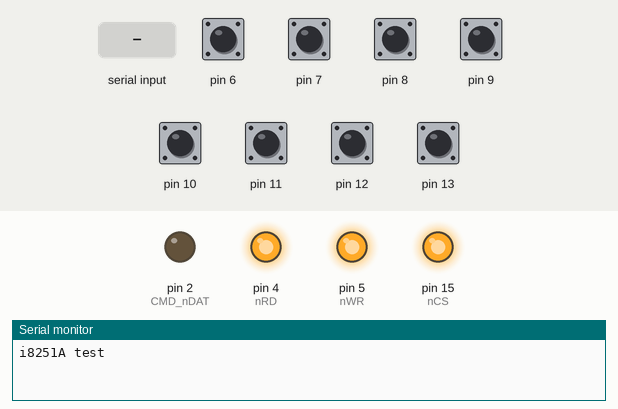
Recording of a sketch running on a simulated Arduino Uno, built with avr-gcc and run on an emulated ATmega328P. On the bench: output pins drawn as LEDs (lit = HIGH), the last lines printed to the serial monitor. The test bench sets the inputs (shaded band); at power-on: pin 6–13 HIGH. Pins used as bus, display or sensor lines are not drawn.

Above: at 1.2 s.
1.3 s: "C\n" received over Serial
At 2.0 s:
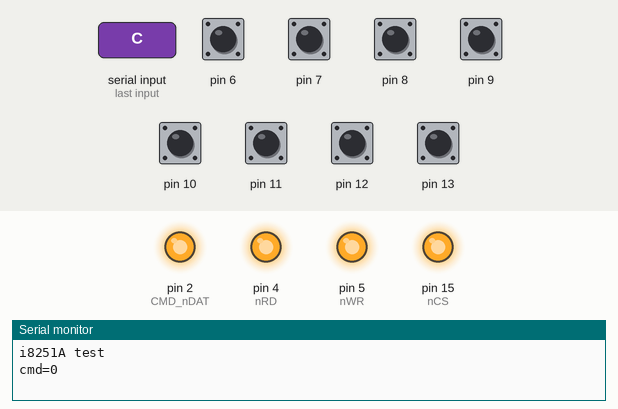
2.8 s: "r\n" received over Serial
At 3.2 s:
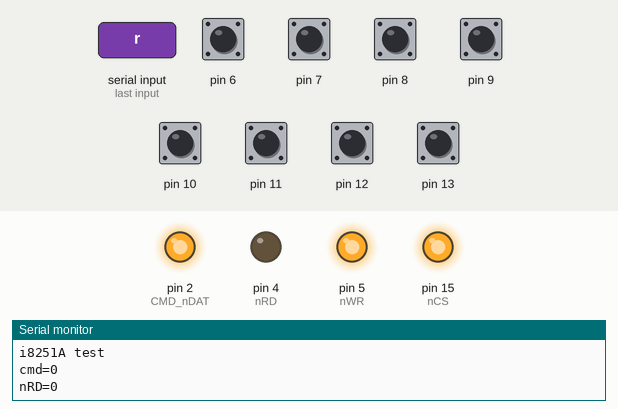
4.3 s: "D\n" received over Serial
At 5.5 s:
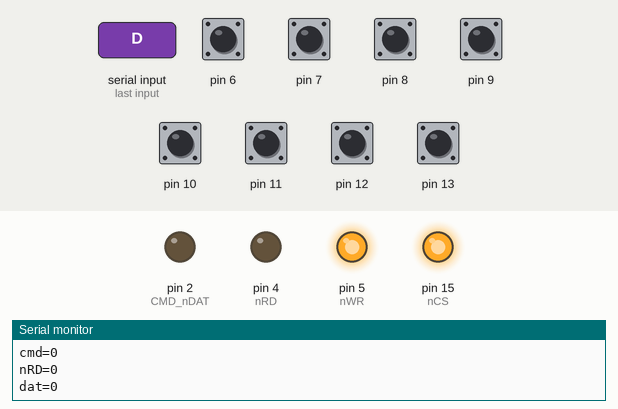
5.8 s: "w\n" received over Serial
At 6.7 s:
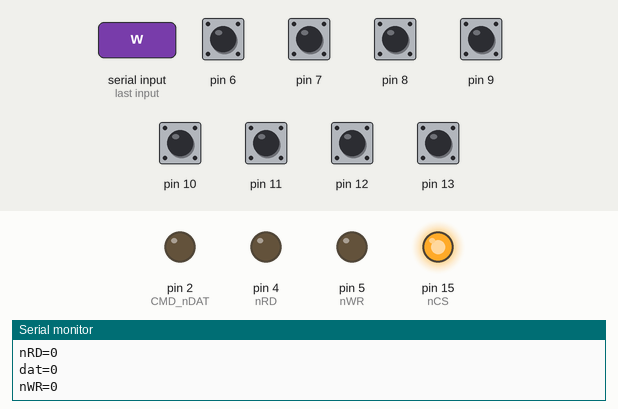
7.3 s: "?\n" received over Serial
At 7.8 s:
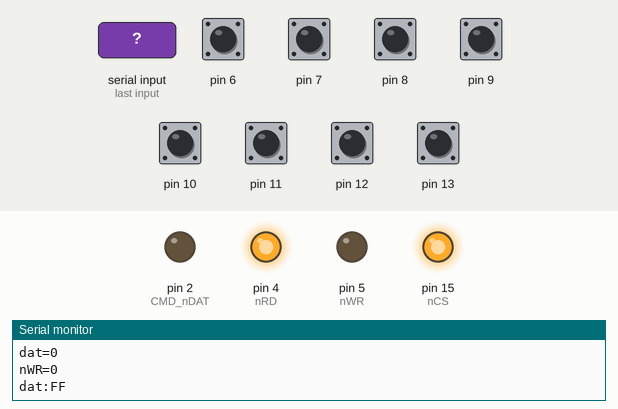
8.8 s: "c\n" received over Serial
At 10.1 s:
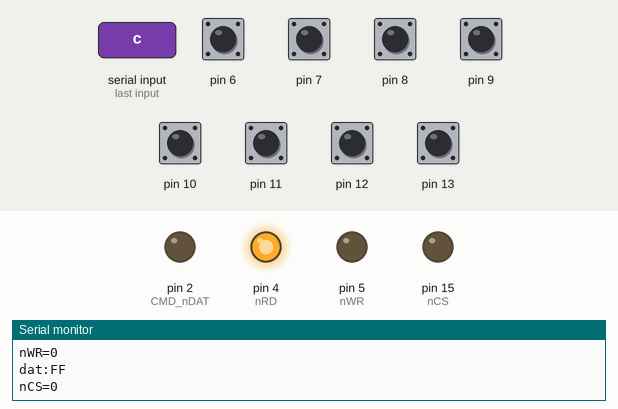
Timing chart, 0 to 11.3 s (numbered marks = the images above; inputs shaded):
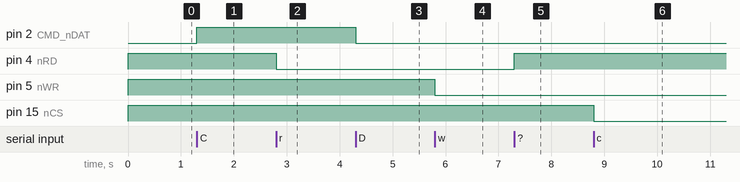

Measured:
- after the input at 1.3 s, pin 2 (CMD_nDAT): LOW → HIGH at once
- after the input at 2.8 s, pin 4 (nRD): HIGH → LOW at once
- after the input at 4.3 s, pin 2 (CMD_nDAT): HIGH → LOW at once
- after the input at 5.8 s, pin 5 (nWR): HIGH → LOW at once
- after the input at 7.3 s, pin 4 (nRD): LOW → HIGH at once
- after the input at 8.8 s, pin 15 (nCS): HIGH → LOW at once

The sketch:

i8251test.ino
```cpp
enum { clko=3, pRESET=14, CMD_nDAT=2, nWR=5, nRD=4, nCS=15,
  dB0=8,dB1,dB2,dB3,dB4,dB5,dB6=6,dB7 };
// PB0,PB1,PB2,PB2,PB3,PB4,PB5,PD6,PD7

enum { I8251_CMD=1, I8251_DAT=0};

#define SETUP_STR "19200 8,n,1"
#define SETUP_CFG (I8251_ASYNC16X|I8251_STOP1|I8251_BITS8)
#define SETUP_CMD (I8251_TXEN|I8251_RXEN|I8251_RXEN)

/* sync mode constants */
#define I8251_SYNC 0x00
#define I8251_SYN_INP 0x40 /* SYNDET pin input - external synch */
#define I8251_SYN_OUT 0x00
#define I8251_SYNC1B   0x80 /* one byte syncro symbols */
#define I8251_SYNC2B   0x00 /* two byte syncro symbol */

/* async mode constants */
#define I8251_ASYNC1X 0x01
#define I8251_ASYNC16X 0x02
#define I8251_ASYNC64X 0x03
#define I8251_STOP1  0x40
#define I8251_STOP15 0x80
#define I8251_STOP2  0xC0

/* common setup constants */
#define I8251_BITS5  0x00
#define I8251_BITS6  0x04
#define I8251_BITS7  0x08
#define I8251_BITS8  0x0C
#define I8251_PARITY 0x10
#define I8251_EVEN   0x20
#define I8251_ODD    0x00

/* commands */
#define I8251_TXEN  0x01
#define I8251_DTR   0x02
#define I8251_RXEN  0x04
#define I8251_SBRK  0x08
#define I8251_CLRERR 0x10
#define I8251_RTS   0x20
#define I8251_RESET 0x40 /* reset to SETUP state */
#define I8251_SYNCHUNT 0x80 /*  enable search for sync byte */

/* state */
#define I8251_TXRDY 0x01
#define I8251_RXRDY 0x02 /* correspond chip pin */
#define I8251_TXEMPTY 0x04 /* correspond chip pin */
#define I8251_PERR  0x08
#define I8251_OERR  0x10
#define I8251_FERR  0x20
#define I8251_SDET_BKDET 0x40 /* synchro detect/break detect, correspond chip pin */
#define I8251_DSR   0x80

void clk_init()
{
  // PD3, OC2B, D3 pin 2MHz clock
  //       mode 010 (CTC),top=OCR2A, COM2B mode=1 (toggle), src=001
  TCCR2A = (0b01 << COM2B0)| (0b10 << WGM20); // div 2
  TCCR2B = (0b0 << WGM22) | (0b001 << CS20); // clk/1 (16MHz)
  OCR2A = 4 - 1; // div 4
  OCR2B = 4 - 1;
  pinMode(clko, OUTPUT);
}

void db_put(uint8_t v)
{
  PORTD = (PORTD&0x3F)|(v&0xC0);
  PORTB = (PORTB&0xC0)|(v&0x3F);
  DDRD |= 0xC0; // output PORTD-high(6,7)
  DDRB |= 0x3F; // output PORTB-low
}

uint8_t db_get()
{
  DDRD &= 0x3F; PORTD |= 0xC0; // input&pullup PORTD-high
  DDRB &= 0xC0; PORTB |= 0x3F; // input&pullup PORTB-low
  return (PIND&0xC0)|(PINB&0x3F);
}

void chip_cs(uint8_t a) {  digitalWrite(nCS, a); }
void chip_rd(uint8_t a) {  digitalWrite(nRD, a); }
void chip_wr(uint8_t a) {  digitalWrite(nWR, a); }
void chip_adr(uint8_t a) {  digitalWrite(CMD_nDAT, a); }
void chip_reset(uint8_t res) {  digitalWrite(pRESET, res); }

uint8_t chip_read(uint8_t a)
{
  uint8_t d;

  chip_adr(a);
  chip_cs(0);
  chip_rd(0);
  d = db_get();
  chip_rd(1);
  chip_cs(1);
  return d;
}

void chip_write(uint8_t a, uint8_t d)
{
  chip_adr(a);
  chip_cs(0);
  db_put(d);
  chip_wr(0);
  chip_wr(1);
  db_get();
  chip_cs(1);
}

void chip_init()
{
  pinMode(nCS, OUTPUT);
  pinMode(nRD, OUTPUT);
  pinMode(nWR, OUTPUT);
  pinMode(CMD_nDAT, OUTPUT);
  digitalWrite(nCS, 1);
  digitalWrite(nRD, 1);
  digitalWrite(nWR, 1);
  chip_reset(0);
  pinMode(pRESET, OUTPUT);
}

void chip_softreset()
{
  chip_write(I8251_CMD, 0); /* command setup sync or 3 empty command */
  chip_write(I8251_CMD, 0);
  chip_write(I8251_CMD, 0);
  chip_write(I8251_CMD, I8251_RESET); /* actually reset */
}

void chip_setup()
{
  chip_reset(1);
  chip_reset(0);
  chip_write(I8251_CMD, SETUP_CFG);
  chip_write(I8251_CMD, SETUP_CMD);
}

void chip_tx(uint8_t b)
{
   while(!(chip_read(I8251_CMD)&I8251_TXEMPTY));
   chip_write(I8251_DAT,b);
}

uint8_t chip_rx()
{

  while(!(chip_read(I8251_CMD)&I8251_RXRDY));
  return chip_read(I8251_DAT);
}

uint8_t chip_available()
{
  return (chip_read(I8251_CMD)&I8251_RXRDY) != 0;
}

int serialTimedRead()
{
  uint32_t r;
  int c;

  r = millis();
  do {
    c = Serial.read();
    if (c >= 0) break;
  } while(millis() - r < 1000);

  return c;
}

uint8_t parseHex()
{
  uint8_t h;
  int c;
  h=0;
  do {
    c = serialTimedRead();
    if (c>='0' && c<='9') {
      c-='0';
      h=(h<<4)+c;
    } else if (c>='A' && c<='F') {
      c-='A';
      h=(h<<4)+c+10;
    } else if (c>='a' && c<='f') {
      c-='a';
      h=(h<<4)+c+10;
    } else c=-1;
  } while(c!=-1);
  return h;
}

void put_transfer()
{
  int b;
  while((b=serialTimedRead()) != -1) {
    chip_tx(b);
    if(b=='\n') break;
  }
  Serial.println("sent!");
}

void get_transfer()
{
  uint8_t b;
  do {
    b=chip_rx();
    Serial.print((char)b);
  } while(b!= '\n' && b!='\r');
  Serial.println("\r\nrecvd!");
}

void setup() {
  clk_init();
  chip_init();
  Serial.begin(115200);
  Serial.println("i8251A test");
}

void loop() {
  uint8_t v;

  if (Serial.available()>0)
  switch(v=Serial.read()) {
    case '?':
      if (serialTimedRead()=='C') {
        v=chip_read(I8251_CMD);
        Serial.print("cmd:");
      } else {
        v=chip_read(I8251_DAT);
        Serial.print("dat:");
      }
      Serial.println(v,HEX);
      break;
    case 'D': v=parseHex(); chip_write(I8251_DAT,v); Serial.print("dat="); Serial.println(v,HEX); break;
    case 'C': v=parseHex(); chip_write(I8251_CMD,v); Serial.print("cmd="); Serial.println(v,HEX); break;
    case 'R': v=parseHex(); chip_reset(v); Serial.println(v?"RESET":"unreset");break;
    case 'B': v=parseHex(); db_put(v); Serial.print("bus="); Serial.println(v,HEX); break;
    case 'b': v=db_get(); Serial.print("bus:"); Serial.println(v,HEX); break;
    case 'r': v=parseHex(); chip_rd(v); Serial.println(v?"nRD=1":"nRD=0");break;
    case 'w': v=parseHex(); chip_wr(v); Serial.println(v?"nWR=1":"nWR=0");break;
    case 'c': v=parseHex(); chip_cs(v); Serial.println(v?"nCS=1":"nCS=0");break;
    case 'a': v=parseHex(); chip_adr(v); Serial.println(v?"adr=1":"adr=0");break;
    case 'i': chip_setup(); Serial.println(SETUP_STR); break;
    case 'q': chip_softreset(); Serial.println("soft RESET"); break;
    case 'p': put_transfer(); break;
    case 'g': get_transfer(); break;
    case ' ': case '\n': case '\r': break;
    default: Serial.print(v,HEX); Serial.println("??"); break;
  }
}
```
